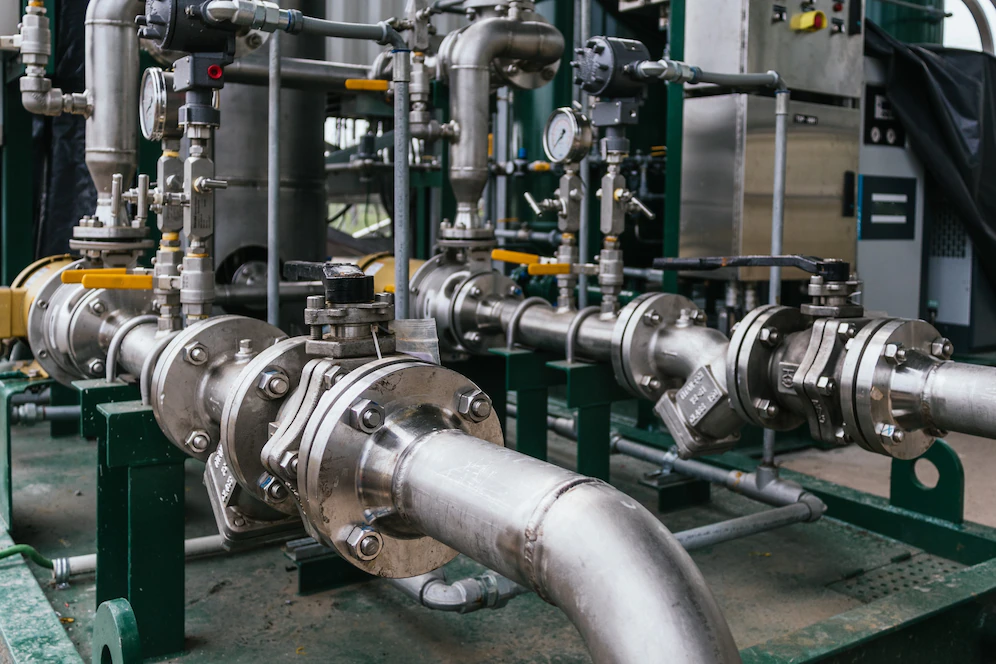
#> input picture moedorCilindrico.png, 996 x 664 px
$ python 'OpenCV Code02.py'
#> lines starting #> are read from the running program, lines starting #| are printed output that depends on the picture; after the words box and inside, x2 and y2 are one past the last pixel; in counts of white or black regions, pixels touching at a corner belong together
import cv2

# Read the image and the template
image = cv2.imread("moedorCilindrico.png")
#> image is the input picture: shape (664, 996, 3); mean B, G, R 85.5, 88.3, 84

template = cv2.imread("valvula.png")
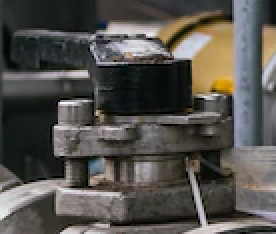
#> input picture valvula.png, 138 x 117 px (shown 2 times larger)
#> template is the input picture: shape (117, 138, 3); mean B, G, R 77, 81.6, 84.2

# Check if the image is already grayscale
if len(template.shape) == 2:
    # The image is already grayscale, no need to convert
    gray = template
else:
    # Convert the image to grayscale
    gray = cv2.cvtColor(template, cv2.COLOR_BGR2GRAY)
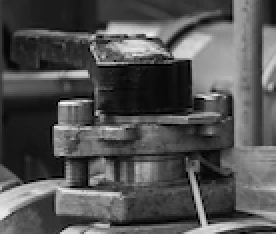
#> gray: shape (117, 138) (shown 2 times larger); min 0, max 251, mean 81.8

# Show the grayscale image
cv2.imshow("Grayscale image", gray)
cv2.waitKey(0)
cv2.destroyAllWindows()

# Save the grayscale image to a file
cv2.imwrite("gray_template_valvula.png", gray)

w, h = gray.shape[::-1]
#> w = 138; h = 117

# Perform template matching
result = cv2.matchTemplate(image, template, cv2.TM_CCOEFF_NORMED)
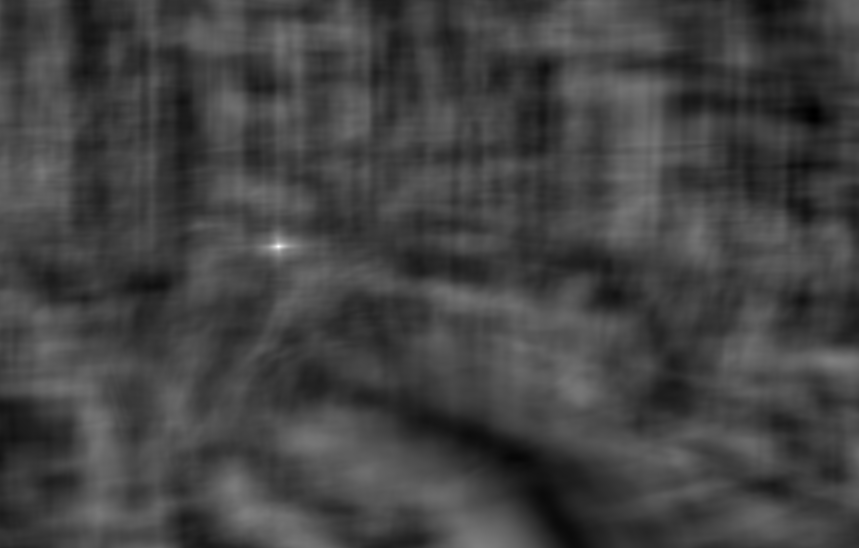
#> result: shape (548, 859) float32; min -0.361, max 1, mean -0.00317; drawn with min black and max white

# Locate the template in the image
loc = cv2.minMaxLoc(result)[2]
#> loc = (813, 111)

# Draw a rectangle around the matched region
cv2.rectangle(image, loc, (loc[0] + w, loc[1] + h), (0, 0, 255), 2)
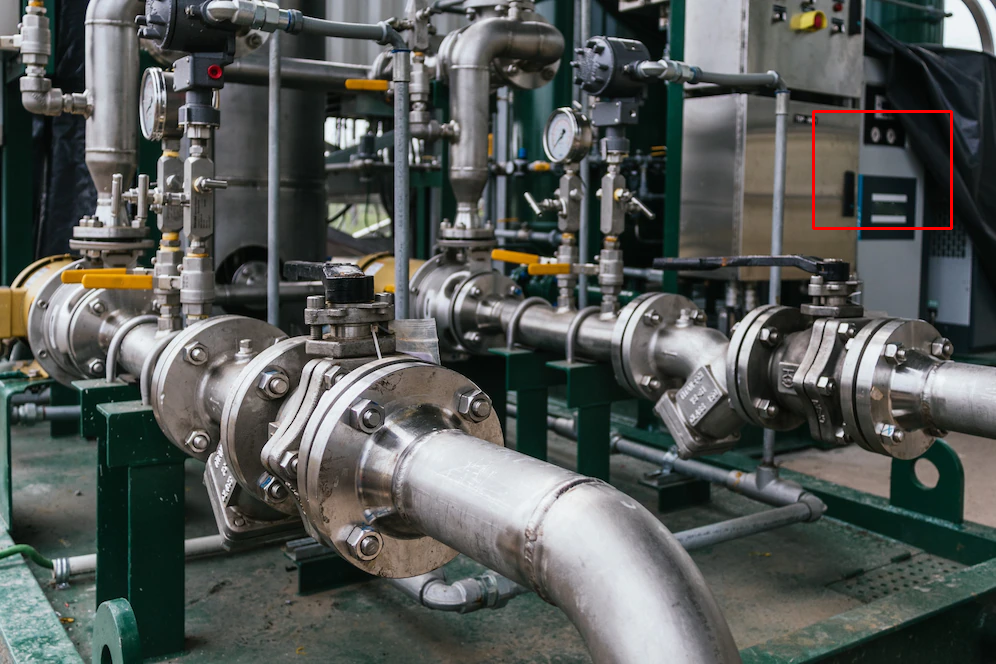
#> image: shape (664, 996, 3); 0.23% of pixels changed, all inside (x1, y1, x2, y2) = (812, 110, 953, 230)

# Show the image
cv2.imshow("Detected object", image)
cv2.waitKey(0)
cv2.destroyAllWindows()
